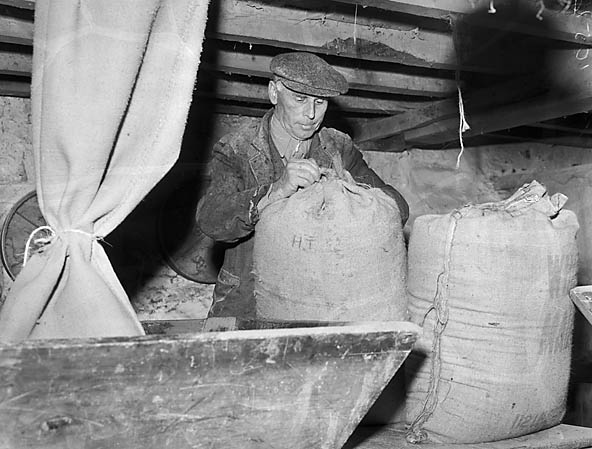
#> input picture data/curation_cache/contract_employment/038d5032_Bettws_Gwerfil_Goch_Mill_still_in_operation__2814150220093_29.jpg, 592 x 449 px
$ python image_enhance.py ../data/curation_cache/contract_employment/038d5032_Bettws_Gwerfil_Goch_Mill_still_in_operation__2814150220093_29.jpg   (older library calls are emulated)
#> lines starting #> are read from the running program, lines starting #| are printed output that depends on the picture; after the words box and inside, x2 and y2 are one past the last pixel; in counts of white or black regions, pixels touching at a corner belong together
#!/usr/bin/env python3
"""Deterministic image enhancement before OCR / Gemma-4 vision extraction.

Ported (technique only) from the OpenSearch-VL tool environment
(``shawn0728/OpenSearch-VL``, Apache-2.0): its multimodal agent recovers from
imperfect visual inputs with ``crop`` / ``perspective_correct`` /
``super_resolution`` / ``sharpen`` tools *before* reading them. We implement the
same enhance-before-extract idea with the OpenCV that camelot already pulls in --
no model download, no new heavy dependency, pure deterministic computer vision.

The pipeline is QUALITY-GATED: :func:`quality_report` measures blur (variance of
the Laplacian), resolution, contrast, and skew, and :func:`enhance_for_ocr`
applies only the ops a given image actually needs -- so a clean screenshot is left
essentially untouched while a blurry, skewed, low-res document photo is deskewed,
denoised, sharpened, contrast-stretched, and upscaled.

It slots in right before ``scripts.llm_scrape.vision_extract`` (which takes a
base64 PNG): ``b64, ops = enhance_b64(screenshot_b64)``.

Contracts:
- every op returns a NEW array and never mutates its input (immutability rule);
- ``cv2`` / ``numpy`` are imported lazily; if ``cv2`` is unavailable each op is a
  logged no-op so callers always get a usable image back (never an exception);
- nothing here is model-backed -- it is reproducible and runs on CPU.
"""
from __future__ import annotations

import argparse
import base64
import sys
from pathlib import Path
from typing import Any

# Quality thresholds (named, not magic). Tuned for screen/document captures.
_BLUR_MIN = 120.0          # variance-of-Laplacian below this => blurry
_SKEW_MIN_DEG = 1.5        # |skew| above this => worth deskewing
_LOWRES_MIN_DIM = 1000     # min(h, w) below this => upscale toward target
_LOWCONTRAST_STD = 45.0    # gray std below this => contrast-stretch
_UPSCALE_MAX_DIM = 4000    # never upscale beyond this (memory / API limits)


def _cv():
    """Return (cv2, numpy) or (None, None) if OpenCV is unavailable."""
    try:
        import cv2
        import numpy as np
        return cv2, np
    except Exception:  # noqa: BLE001 - absence degrades to no-op, never fatal
        return None, None


# ---------------------------------------------------------------------------
# Measurement
# ---------------------------------------------------------------------------

def blur_score(img: Any) -> float:
    """Variance of the Laplacian -- higher is sharper (0.0 if cv2 missing)."""
    cv2, np = _cv()
    if cv2 is None:
        return 0.0
    gray = cv2.cvtColor(img, cv2.COLOR_BGR2GRAY) if img.ndim == 3 else img
    return float(cv2.Laplacian(gray, cv2.CV_64F).var())


def estimate_skew(img: Any) -> float:
    """Estimate document skew in degrees in [-45, 45] (0.0 if cv2 missing)."""
    cv2, np = _cv()
    if cv2 is None:
        return 0.0
    gray = cv2.cvtColor(img, cv2.COLOR_BGR2GRAY) if img.ndim == 3 else img
    # foreground = dark text on light page; invert so text is non-zero
    thr = cv2.threshold(gray, 0, 255, cv2.THRESH_BINARY_INV + cv2.THRESH_OTSU)[1]
    coords = cv2.findNonZero(thr)
    if coords is None or len(coords) < 20:
        return 0.0
    angle = cv2.minAreaRect(coords)[-1]
    if angle < -45:
        angle += 90
    elif angle > 45:
        angle -= 90
    return float(angle)


def quality_report(img: Any) -> dict:
    """Blur / skew / resolution / contrast plus boolean 'needs' flags."""
    cv2, np = _cv()
    if cv2 is None:
        return {"available": False}
    gray = cv2.cvtColor(img, cv2.COLOR_BGR2GRAY) if img.ndim == 3 else img
    h, w = img.shape[:2]
    blur = blur_score(img)
    skew = estimate_skew(img)
    contrast = float(gray.std())
    return {
        "available": True,
        "height": int(h), "width": int(w),
        "blur": round(blur, 1), "skew_deg": round(skew, 2),
        "contrast": round(contrast, 1),
        "is_blurry": blur < _BLUR_MIN,
        "is_skewed": abs(skew) > _SKEW_MIN_DEG,
        "is_low_res": min(h, w) < _LOWRES_MIN_DIM,
        "is_low_contrast": contrast < _LOWCONTRAST_STD,
    }


# ---------------------------------------------------------------------------
# Operations (each returns a new array)
# ---------------------------------------------------------------------------

# [42 lines left out: functions deskew, sharpen, denoise, clahe_contrast, not called in this run]


def upscale(img: Any, *, scale: float = 2.0, max_dim: int = _UPSCALE_MAX_DIM) -> Any:
    """Lanczos upscale, capped so the long edge never exceeds ``max_dim``."""
    cv2, np = _cv()
    if cv2 is None or scale <= 1.0:
        return img
    h, w = img.shape[:2]
    scale = min(scale, max_dim / max(h, w)) if max(h, w) * scale > max_dim else scale
    if scale <= 1.0:
        return img
    return cv2.resize(img, (int(w * scale), int(h * scale)), interpolation=cv2.INTER_LANCZOS4)


# [41 lines left out: functions crop, perspective_correct, _warp_quad, not called in this run]


# ---------------------------------------------------------------------------
# Orchestrated, quality-gated pipeline
# ---------------------------------------------------------------------------

def enhance_for_ocr(img: Any, *, target_min_dim: int = _LOWRES_MIN_DIM) -> tuple[Any, list[str]]:
    """Apply only the enhancements the image needs; return (image, ops_applied)."""
    cv2, np = _cv()
    if cv2 is None:
        return img, ["cv2-unavailable:no-op"]
    rep = quality_report(img)
    ops: list[str] = []
    out = img
    if rep["is_skewed"]:
        out = deskew(out)
        ops.append(f"deskew({rep['skew_deg']:+.1f}deg)")
    if rep["is_blurry"]:
        out = sharpen(denoise(out))
        ops.append(f"denoise+sharpen(blur={rep['blur']:.0f})")
    if rep["is_low_contrast"]:
        out = clahe_contrast(out)
        ops.append(f"clahe(contrast={rep['contrast']:.0f})")
    if rep["is_low_res"]:
        scale = max(1.0, target_min_dim / max(1, min(out.shape[:2])))
        if scale > 1.0:
            before = out.shape[:2]
            out = upscale(out, scale=scale)
            ops.append(f"upscale({before[1]}x{before[0]}->{out.shape[1]}x{out.shape[0]})")
    return out, ops


# ---------------------------------------------------------------------------
# bytes / base64 bridges (the vision_extract boundary)
# ---------------------------------------------------------------------------

# [40 lines left out: functions decode, encode, enhance_b64, not called in this run]


def main(argv: list[str] | None = None) -> int:
    ap = argparse.ArgumentParser(description=__doc__,
                                 formatter_class=argparse.RawDescriptionHelpFormatter)
    ap.add_argument("input", help="input image path")
    ap.add_argument("output", nargs="?", help="output path (omit with --report)")
    ap.add_argument("--report", action="store_true", help="print quality only, don't write")
    ap.add_argument("--target-min-dim", type=int, default=_LOWRES_MIN_DIM)
    args = ap.parse_args(argv)

    cv2, np = _cv()
    if cv2 is None:
        print("OpenCV unavailable (pip install opencv-python-headless)", file=sys.stderr)
        return 2
    img = cv2.imread(args.input)
#> img is the input picture: shape (449, 592, 3); min 0, max 255, mean 135.7
    if img is None:
        ap.error(f"could not read image: {args.input}")
    print("before:", quality_report(img), file=sys.stderr)
#> in quality_report, `blur = blur_score(img)`: blur = 1241.8
#> in estimate_skew, `thr = cv2.threshold(gray, 0, 255, cv2.THRESH_BINARY_INV + cv2.THRESH_O..`:
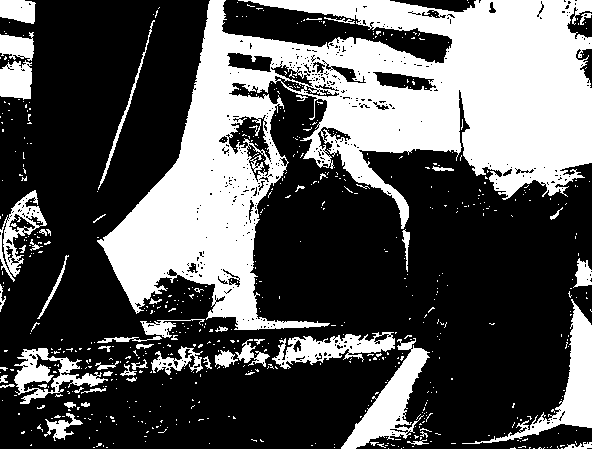
#> thr: shape (449, 592); 34.1% white; 665 white regions (610 under 20 px), largest, box (x1, y1, x2, y2) and area: (97, 0, 592, 330) 69371, (462, 299, 592, 444) 3437, (341, 338, 430, 449) 3294
#> in estimate_skew, `coords = cv2.findNonZero(thr)`: coords = contour of 90664 points, box (x1, y1, x2, y2) (0, 0, 592, 449), area 3208
#> in estimate_skew, `angle = cv2.minAreaRect(coords)[-1]`: angle = -90
#> in estimate_skew, `angle += 90`: angle = 0
#> in quality_report, `contrast = float(gray.std())`: contrast = 65.71
    if args.report:
        return 0
    out, ops = enhance_for_ocr(img, target_min_dim=args.target_min_dim)
#> in enhance_for_ocr, `rep = quality_report(img)`: rep = 10 items
#> ops = ['upscale(592x449->1318x1000)']
    print("ops:", ops or ["(none needed)"], file=sys.stderr)
    print("after: ", quality_report(out), file=sys.stderr)
#> in estimate_skew (call 3), `thr = cv2.threshold(gray, 0, 255, cv2.THRESH_BINARY_INV + cv2.THRESH_O..`:
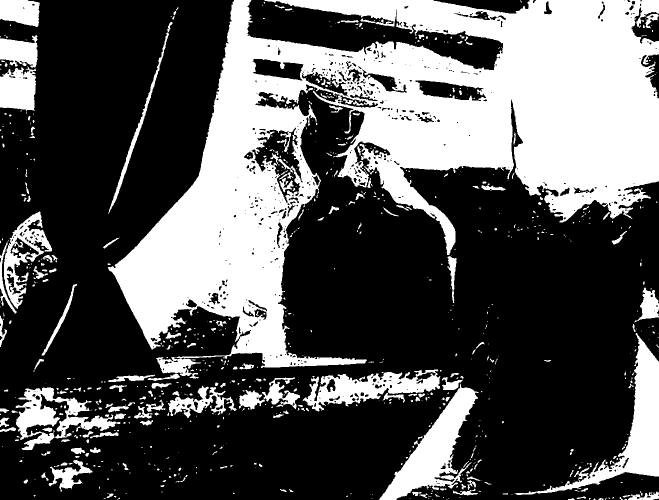
#> thr: shape (1000, 1318) (shown at 1/2 size); 34.1% white; 826 white regions (600 under 20 px), largest, box (x1, y1, x2, y2) and area: (216, 0, 1318, 757) 345587, (1029, 666, 1318, 990) 16975, (758, 767, 957, 1000) 15752
#> in estimate_skew (call 3), `coords = cv2.findNonZero(thr)`: coords = contour of 449601 points, box (x1, y1, x2, y2) (0, 0, 1318, 1000), area 14745
#> in estimate_skew (call 3), `angle = cv2.minAreaRect(coords)[-1]`: angle = -90
#> in estimate_skew (call 3), `angle += 90`: angle = 0
    dst = args.output or str(Path(args.input).with_suffix(".enhanced.png"))
    cv2.imwrite(dst, out)
    print(f"wrote {dst}")
    return 0


if __name__ == "__main__":
    raise SystemExit(main())
#> (the program exits here)
